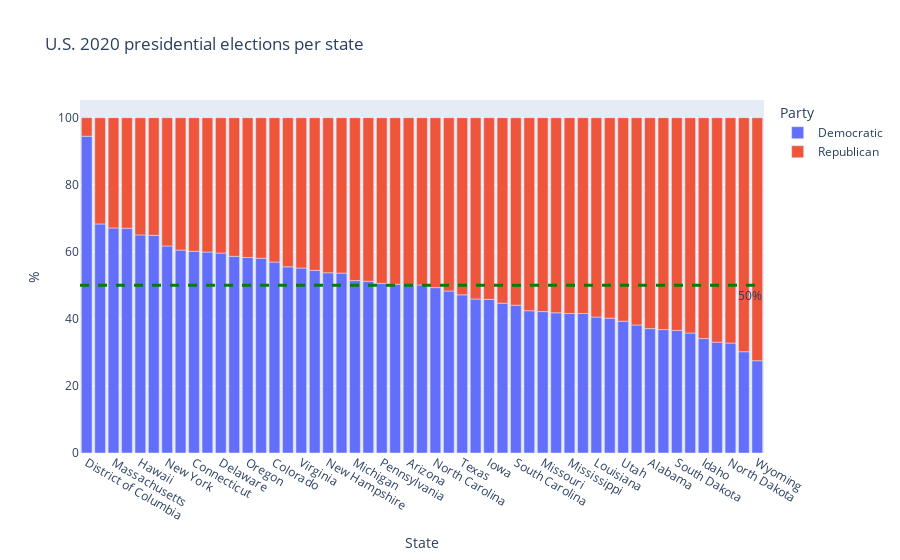

This figure's notebook cell:
### Markdown cell above
### Votes per state

### Code cell
total_votes = tmp["total_votes"].sum()
total_republicans = tmp.groupby("state_name")["votes_gop"].sum().reset_index()
total_democrats = tmp.groupby("state_name")["votes_dem"].sum().reset_index()
df = pd.merge(total_republicans, total_democrats, on="state_name", how="inner")
df["total_votes_state"] = df["votes_gop"] + df["votes_dem"]
df["Republican"] = (df["votes_gop"] / df["total_votes_state"])*100
df["Democratic"] = np.abs(100 - df["Republican"])
df = df.sort_values(by="Democratic", ascending=False)
display(df.head())
fig = px.bar(df, x="state_name", y=["Democratic", "Republican"],
             title="U.S. 2020 presidential elections per state", 
             labels={"value": "%",
                     "state_name": "State",
                     "variable": "Party"})
fig.add_hline(y=50, line_width=3, line_dash="dash", line_color="green",
              annotation_text="50%", 
              annotation_position="bottom right")
fig

### Figure 1 — Plotly figure (JSON) as saved in the notebook; plotly's stock layout.template omitted (floating-point values rounded to 4 significant figures)
{"data": [{"alignmentgroup": "True", "hovertemplate": "Party=Democratic<br>State=%{x}<br>%=%{y}<extra></extra>", "legendgroup": "Democratic", "marker": {"color": "#636efa", "pattern": {"shape": ""}}, "name": "Democratic", "offsetgroup": "Democratic", "orientation": "v", "showlegend": true, "textposition": "auto", "type": "bar", "x": ["District of Columbia", "Vermont", "Massachusetts", "Maryland", "Hawaii", "California", "New York", "Rhode Island", "Connecticut", "Washington", "Delaware", "Illinois", "Oregon", "New Jersey", "Colorado", "New Mexico", "Virginia", "Maine", "New Hampshire", "Minnesota", "Michigan", "Nevada", "Pennsylvania", "Wisconsin", "Arizona", "Georgia", "North Carolina", "Florida", "Texas", "Ohio", "Iowa", "Alaska", "South Carolina", "Kansas", "Missouri", "Indiana", "Mississippi", "Montana", "Louisiana", "Nebraska", "Utah", "Tennessee", "Alabama", "Kentucky", "South Dakota", "Arkansas", "Idaho", "Oklahoma", "North Dakota", "West Virginia", "Wyoming"], "xaxis": "x", "y": [94.47, 68.3, 67.12, 67.03, 65.03, 64.91, 61.74, 60.51, 60.17, 59.93, 59.63, 58.66, 58.31, 58.07, 56.94, 55.52, 55.15, 54.46, 53.75, 53.64, 51.41, 51.22, 50.6, 50.32, 50.16, 50.12, 49.32, 48.31, 47.17, 45.92, 45.82, 44.69, 44.07, 42.43, 42.16, 41.8, 41.62, 41.6, 40.54, 40.22, 39.31, 38.17, 37.09, 36.8, 36.57, 35.79, 34.12, 33.06, 32.78, 30.2, 27.52], "yaxis": "y"}, {"alignmentgroup": "True", "hovertemplate": "Party=Republican<br>State=%{x}<br>%=%{y}<extra></extra>", "legendgroup": "Republican", "marker": {"color": "#EF553B", "pattern": {"shape": ""}}, "name": "Republican", "offsetgroup": "Republican", "orientation": "v", "showlegend": true, "textposition": "auto", "type": "bar", "x": ["District of Columbia", "Vermont", "Massachusetts", "Maryland", "Hawaii", "California", "New York", "Rhode Island", "Connecticut", "Washington", "Delaware", "Illinois", "Oregon", "New Jersey", "Colorado", "New Mexico", "Virginia", "Maine", "New Hampshire", "Minnesota", "Michigan", "Nevada", "Pennsylvania", "Wisconsin", "Arizona", "Georgia", "North Carolina", "Florida", "Texas", "Ohio", "Iowa", "Alaska", "South Carolina", "Kansas", "Missouri", "Indiana", "Mississippi", "Montana", "Louisiana", "Nebraska", "Utah", "Tennessee", "Alabama", "Kentucky", "South Dakota", "Arkansas", "Idaho", "Oklahoma", "North Dakota", "West Virginia", "Wyoming"], "xaxis": "x", "y": [5.533, 31.7, 32.88, 32.97, 34.97, 35.09, 38.26, 39.49, 39.83, 40.07, 40.37, 41.34, 41.69, 41.93, 43.06, 44.48, 44.85, 45.54, 46.25, 46.36, 48.59, 48.78, 49.4, 49.68, 49.84, 49.88, 50.68, 51.69, 52.83, 54.08, 54.18, 55.31, 55.93, 57.57, 57.84, 58.2, 58.38, 58.4, 59.46, 59.78, 60.69, 61.83, 62.91, 63.2, 63.43, 64.21, 65.88, 66.94, 67.22, 69.8, 72.48], "yaxis": "y"}], "layout": {"annotations": [{"showarrow": false, "text": "50%", "x": 1, "xanchor": "right", "xref": "x domain", "y": 50, "yanchor": "top", "yref": "y"}], "barmode": "relative", "legend": {"title": {"text": "Party"}, "tracegroupgap": 0}, "shapes": [{"line": {"color": "green", "dash": "dash", "width": 3}, "type": "line", "x0": 0, "x1": 1, "xref": "x domain", "y0": 50, "y1": 50, "yref": "y"}], "title": {"text": "U.S. 2020 presidential elections per state"}, "xaxis": {"anchor": "y", "domain": [0, 1], "title": {"text": "State"}}, "yaxis": {"anchor": "x", "domain": [0, 1], "title": {"text": "%"}}}}
